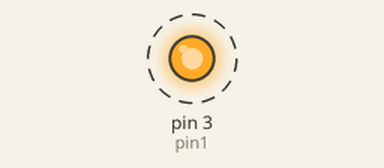
A sketch run on a simulated Arduino Uno, built with avr-gcc and run on an emulated ATmega328P. On the bench: output pins drawn as LEDs (lit = HIGH). Dashed ring = blinking.

Above: at 0.2 s.
Timing chart, 0 to 4.6 s (numbered marks = the images above):
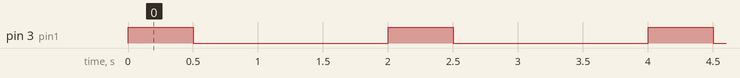

The sketch:

sheet1_problem_1.ino
```cpp
int pin1=3;
void setup() {

pinMode(pin1,OUTPUT);
}

void loop() {
  digitalWrite(pin1,HIGH);
  delay(500);
  digitalWrite(pin1,LOW);
  delay(1500);

}
```

Measured:
- by itself, pin 3 (pin1): alternates HIGH for 0.50 s and LOW for 1.5 s
